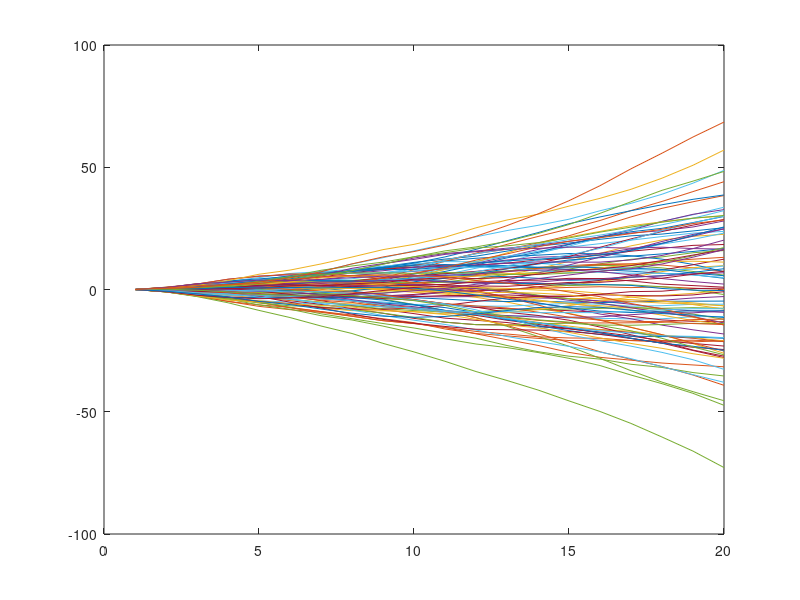
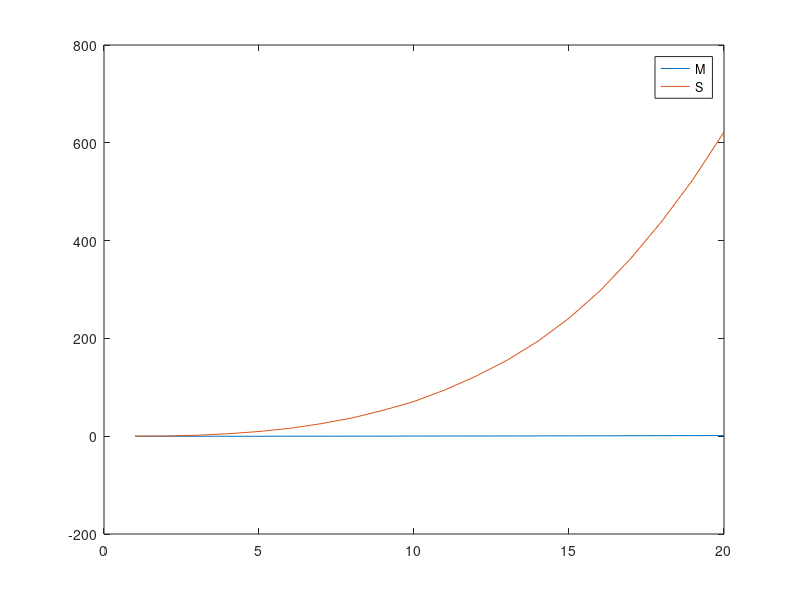

Here is the MATLAB script that generated these plots, in order:
%% Dynamic System Estimation lab2_T2
%12/5/2019
%task 2
clear;
clc;
%% load data and initial values
x_total=zeros(20,100);
W=load('random02.txt');
dt=1;
F=[0,1;0,0];
Phi=expm(F*dt);
Phi   
%% compute the stochastic process for 100 times with 20 steps each
N=20;
for j=1:100
w=W(:,j);
x=[0 0]';
x_solution=zeros(2,N);
x_solution(:,1)=x;
for  i=1:20
    
    x=Phi*x+[0;w(i)];
    x_solution(:,i)=x;
    
end
x_total(:,j)=x_solution(1,:);


plot(x_solution(1,:)); hold on;

end


figure(2);
%% compute the mean value and its variance
M=zeros(20:1);
S=zeros(20:1);
for i=1:20
M(i)=mean(x_total(i,:));
% S(i)=var(x_total(i,:));
end
S=var(x_total');
plot(M);hold on;
plot(S);

legend('M','S');



